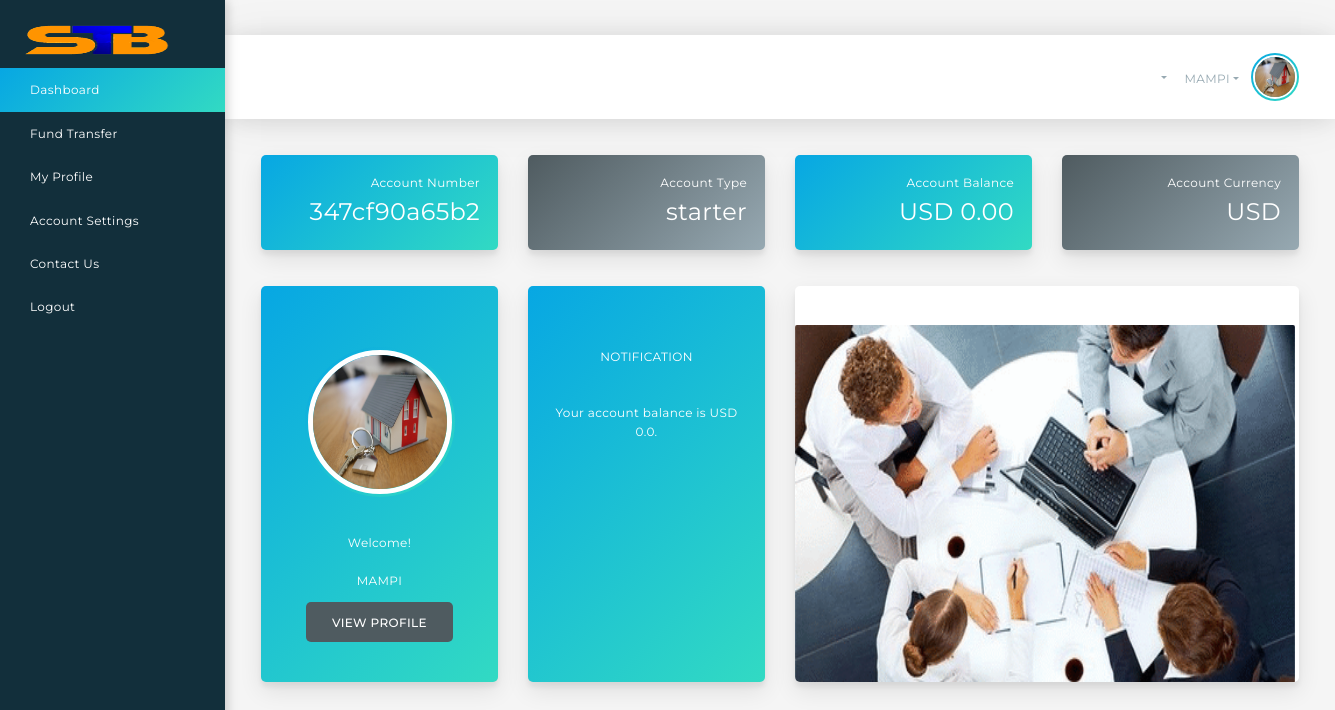
/dashboard/ (signed in), run on the app's committed database.
### herculesbankapp/models.py (models this page shows, shortened)
class Client(models.Model):
	TYPE=(
		('starter', 'starter'),
		('savings', 'savings'),
		('standard', 'standard'),
		('premium', 'premium'),
		('current', 'current'),
		)
	CURRENCY= (
	    ('USD', 'USD'),
	    ('EUR', 'EUR'),
	    ('CAD', 'CAD'),
	    ('GBP', 'GBP'),
	    )
	user= models.OneToOneField(User, null=True, on_delete=models.CASCADE)
	first_name= models.CharField(max_length=200, null=True)
	last_name= models.CharField(max_length=200, null=True)
	home_address= models.CharField(default="Update your account", max_length=200, null=True)
	phone= models.CharField(default="Update your account", max_length=200, null=True)
	email= models.CharField(max_length=200, null=True)
	account_number= models.CharField(max_length=12, blank=True)
	account_type= models.CharField(max_length= 200, null=True, choices=TYPE, default='starter')
	account_currency= models.CharField(max_length=200, null=True, blank=True, choices=CURRENCY, default='EUR')
	account_status= models.BooleanField(default=True, null=True, blank=True)
	transfer_pin= models.CharField(max_length= 4, null=True, blank=True)
	deposit= models.FloatField(default=0, null=True, blank=True)
	uncleared_balance= models.FloatField(default=0, null=True)
	total_loan= models.FloatField(default=0, null=True)
	profile_pic= models.ImageField(null=True, blank=True)
	date_created= models.DateTimeField(auto_now_add=True, null=True)
	@property
	def profile_picUrl(self):
		try:
			url= self.profile_pic.url
		except:
			url=''
		return url

### herculesbankapp/views.py (the view)
# urls.py: path('dashboard/', views.dashboard, name='dashboard'),
@login_required(login_url='clientsignin')
def dashboard(request):
	if request.user.is_staff:
		return redirect('admindashboard')
	else:
		client= request.user.client
		clientAccountNumber= client.account_number
		clientAccountType= client.account_type
		clientAccountCurrency= client.account_currency
		clientBalance= float(client.deposit) + float(client.uncleared_balance)
	context={'clientAccountNumber':clientAccountNumber, 'clientAccountType':clientAccountType, 'clientBalance':clientBalance, 'clientAccountCurrency':clientAccountCurrency}
	return render(request, 'herculesbankapp/clientdashboard.html', context)

### herculesbankapp/templates/herculesbankapp/clientdashboard.html (shortened to what this page needs)
<!DOCTYPE html>
{% load static %}
<html lang="en">
<head>
	<link rel="stylesheet" href="{5 static 'bankprojfiles/dashboards/batch-icons.css' %}">
	<link rel="stylesheet" href="{% static 'bankprojfiles/dashboards/bootstrap.min.css' %}">
	<link rel="stylesheet" href="{% static 'bankprojfiles/dashboards/mdb.min.css' %}">
	<link rel="stylesheet" href="{% static 'bankprojfiles/dashboards/jquery.mCustomScrollbar.min.css' %}">
	<link rel="stylesheet" href="{% static 'bankprojfiles/dashboards/hamburgers.css' %}">
	<link rel="stylesheet" href="{% static 'bankprojfiles/dashboards/font-awesome.min.css' %}">
	<link rel="stylesheet" href="{% static 'bankprojfiles/dashboards/jqvmap.min.css' %}">
	<link rel="stylesheet" href="{% static 'bankprojfiles/dashboards/quillpro.css' %}">
</head>
<body>
	<div class="container-fluid">
		<div class="row">
			<nav id="sidebar" class="px-0 bg-dark bg-gradient sidebar">
				<ul class="nav nav-pills flex-column">
					<li class="logo-nav-item">
						<a class="navbar-brand" href="#">
							<img src="{% static 'img/logo.png' %}" width="145" height="32.3" alt="QuillPro">
						</a>
					</li>
					<li class="nav-item">
						<a class="nav-link active" href="{% url 'dashboard' %}">
							Dashboard <span class="sr-only">(current)</span>
						</a>
					</li>
					<li class="nav-item">
						<a class="nav-link" href="{% url 'fundtransfer' %}">
							Fund Transfer
						</a>
						<li class="nav-item">
						<a class="nav-link" href="{% url 'account_settings' %}">
							My Profile
						</a>
					</li>
						<li class="nav-item">
						<a class="nav-link" href="{% url 'account_settings' %}">
							Account Settings
						</a>
					</li>
						<li class="nav-item">
						<a class="nav-link" href="{% url 'contact' %}">
							Contact Us
						</a>
					</li>
						<li class="nav-item">
						<a class="nav-link" href="{% url 'logout' %}">
							Logout
						</a>
					</li>
				</ul>
			</nav>
			<div class="right-column">
    <div>
    <iframe src="//www.exchangerates.org.uk/widget/ER-LRTICKER.php?w=1100&amp;s=1&amp;mc=GBP&amp;mbg=F0F0F0&amp;bs=yes&amp;bc=000044&amp;f=verdana&amp;fs=10px&amp;fc=000044&amp;lc=000044&amp;lhc=FE9A00&amp;vc=FE9A00&amp;vcu=008000&amp;vcd=FF0000&amp;" width="1100" height="30" frameborder="0" scrolling="no" marginwidth="0" marginheight="0"></iframe>
</div>
    				<nav class="navbar navbar-expand-lg navbar-light bg-white">
					<div class="collapse navbar-collapse" id="navbar-header-content">
						<ul class="navbar-nav navbar-notifications float-right">
							<li class="nav-item dropdown">
								<a class="nav-link dropdown-toggle" id="navbar-notification-search" data-toggle="dropdown" data-flip="false" aria-haspopup="true" aria-expanded="false">
								</a>
							</li>
						<ul class="navbar-nav ml-5 navbar-profile">
							<li class="nav-item dropdown">
								<a class="nav-link dropdown-toggle" id="navbar-dropdown-navbar-profile" data-toggle="dropdown" data-flip="false" aria-haspopup="true" aria-expanded="false">
									<div class="profile-name">
										{{request.user.username}}									</div>
									<div class="profile-picture bg-gradient bg-primary has-message float-right">
                                        <img src="{{request.user.client.profile_picUrl}}" width="44" height="44">
									</div>
								</a>
							</li>
						</ul>
					</div>
				</nav>
<main class="main-content p-5" role="main">
				<div class="row">
						<div class="col-md-6 col-lg-6 col-xl-3 mb-5">
							<div class="card card-tile card-xs bg-primary bg-gradient text-center">
								<div class="card-body p-4">
									<div class="tile-right">
									<div class="tile-description">Account Number</div>
										<div class="tile-number">{{clientAccountNumber}}</div>
									</div>
								</div>
							</div>
						</div>
						<div class="col-md-6 col-lg-6 col-xl-3 mb-5">
							<div class="card card-tile card-xs bg-secondary bg-gradient text-center">
								<div class="card-body p-4">
									<div class="tile-right">
									<div class="tile-description">Account Type</div>
										<div class="tile-number">{{clientAccountType}}</div>
									</div>
								</div>
							</div>
						</div>
						<div class="col-md-6 col-lg-6 col-xl-3 mb-5">
							<div class="card card-tile card-xs bg-primary bg-gradient text-center">
								<div class="card-body p-4">
									<div class="tile-right">
									<div class="tile-description">Account Balance</div>
										<div class="tile-number">
										{{clientAccountCurrency}}  {{clientBalance|floatformat:2}}
			                          												</div>
									</div>
								</div>
							</div>
						</div>
						<div class="col-md-6 col-lg-6 col-xl-3 mb-5">
							<div class="card card-tile card-xs bg-secondary bg-gradient text-center">
								<div class="card-body p-4">
									<div class="tile-right">
									<div class="tile-description">Account Currency</div>
										<div class="tile-number"> {{clientAccountCurrency}}</div>
									</div>
								</div>
							</div>
						</div>
			  </div>
					<div class="row">
					<div class="col-sm-12 col-md-6 col-xl-3 mb-4">
							<div class="card card-md bg-primary bg-gradient text-center">
								<div class="card-body">
									<div class="profile-picture profile-picture-lg bg-gradient bg-primary mt-5">
<img src="{{request.user.client.profile_picUrl}}" width="44" height="44">									</div>
									<p class="mt-5 mb-4">Welcome!</p>
									<h6 >{{request.user.username}}</h6>
									<a class="btn btn-secondary" href="{% url 'account_settings' %}">View Profile</a>
								</div>
							</div>
					  </div>
                                                    <div class="col-sm-12 col-md-6 col-xl-3 mb-4">
                            <div class="card card-md bg-primary bg-gradient text-center">
                                <div class="card-body">
                                  <h6 class="my-5">Notification</h6>
								  Your account balance is {{clientAccountCurrency}}  {{clientBalance}}.                               </div>
							      </div>
						        </div>
                                                     <div class="col-md-12 col-lg-6 mb-5">
							<div class="card card-md">
								<div><br>
									<strong style="padding-left:10px;"></strong>
								</div>
								<div >
                                <img src="{% static 'Webp.net-gifmaker.gif' %}" width="500" height="400"> </div>
							</div>
					  </div>
					</div>
		  </div>
	  </div>
</div>
</body>
</html>

### data on the page
Client: account_number "347cf90a65b2", account_type "starter", account_currency "USD"

### other printed values
{{ request.user.username }} "MAMPI"
{{ clientBalance|floatformat:2 }} "0.00"
{{ clientBalance }} "0.0"
